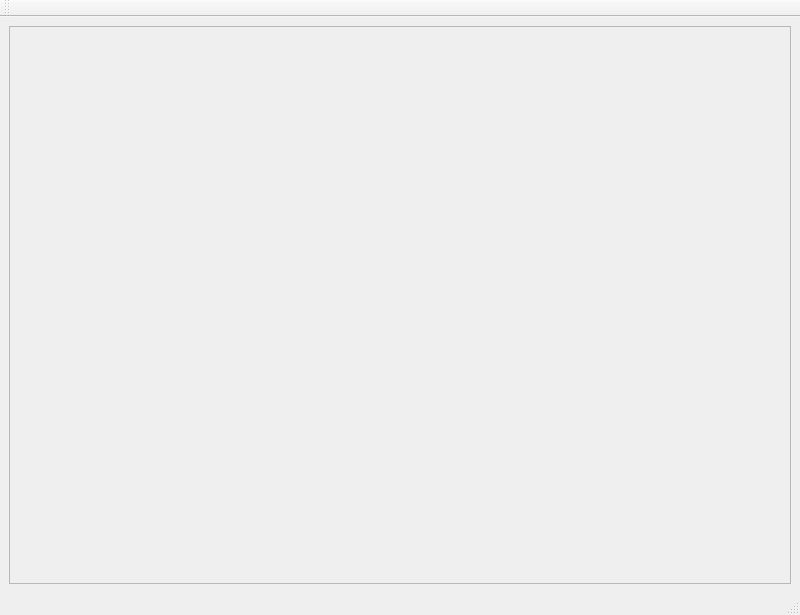
<ui version="4.0" >
 <class>marquelinWindow</class>
 <widget class="QMainWindow" name="marquelinWindow" >
  <property name="geometry" >
   <rect>
    <x>0</x>
    <y>0</y>
    <width>800</width>
    <height>615</height>
   </rect>
  </property>
  <property name="windowTitle" >
   <string>Marquelin</string>
  </property>
  <widget class="QWidget" name="centralwidget" >
   <layout class="QHBoxLayout" name="horizontalLayout" >
    <item>
     <widget class="QScrollArea" name="scrollArea" >
      <property name="sizePolicy" >
       <sizepolicy vsizetype="Expanding" hsizetype="Minimum" >
        <horstretch>0</horstretch>
        <verstretch>0</verstretch>
       </sizepolicy>
      </property>
      <property name="widgetResizable" >
       <bool>true</bool>
      </property>
      <widget class="QWidget" name="scrollAreaWidgetContents" >
       <property name="geometry" >
        <rect>
         <x>0</x>
         <y>0</y>
         <width>786</width>
         <height>560</height>
        </rect>
       </property>
       <layout class="QVBoxLayout" name="verticalLayout" >
        <item>
         <spacer name="verticalSpacer" >
          <property name="orientation" >
           <enum>Qt::Vertical</enum>
          </property>
          <property name="sizeHint" stdset="0" >
           <size>
            <width>20</width>
            <height>40</height>
           </size>
          </property>
         </spacer>
        </item>
       </layout>
      </widget>
     </widget>
    </item>
   </layout>
  </widget>
  <widget class="QStatusBar" name="statusbar" />
  <widget class="QToolBar" name="toolBar" >
   <property name="windowTitle" >
    <string>toolBar</string>
   </property>
   <attribute name="toolBarArea" >
    <enum>TopToolBarArea</enum>
   </attribute>
   <attribute name="toolBarBreak" >
    <bool>false</bool>
   </attribute>
  </widget>
 </widget>
 <resources/>
 <connections/>
</ui>
